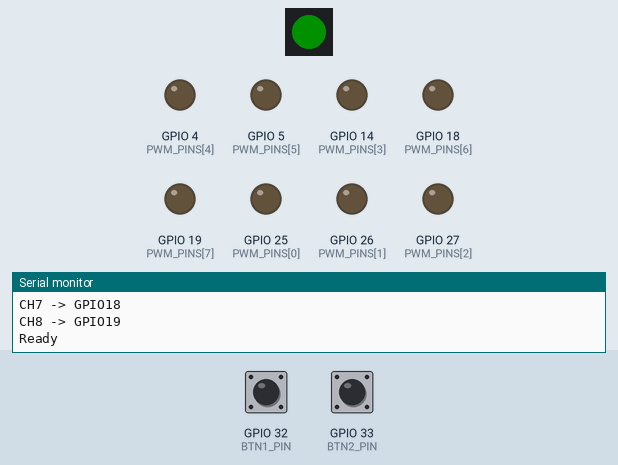
Simulated run of this sketch. Board: ESP32. Shown: 1 RGB LEDs in strip order, left to right, output pins drawn as LEDs (lit = HIGH), the last lines printed to the serial monitor. Inputs (shaded band) come from the test bench; at power-on: GPIO 32 (BTN1_PIN) HIGH, GPIO 33 (BTN2_PIN) HIGH. Dim RGB values are drawn brighter than linear.

Above: at 1.2 s.
1.3 s: GPIO 32 (BTN1_PIN) pulled LOW for 0.15 s
At 1.45 s:
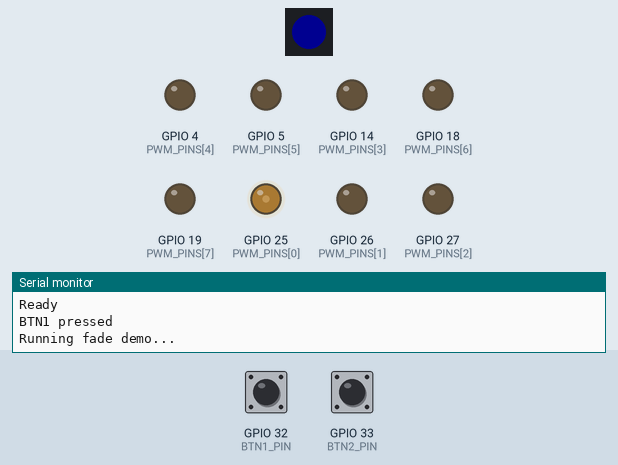
7.3 s: GPIO 33 (BTN2_PIN) pulled LOW for 3.2 s
At 10.3 s:
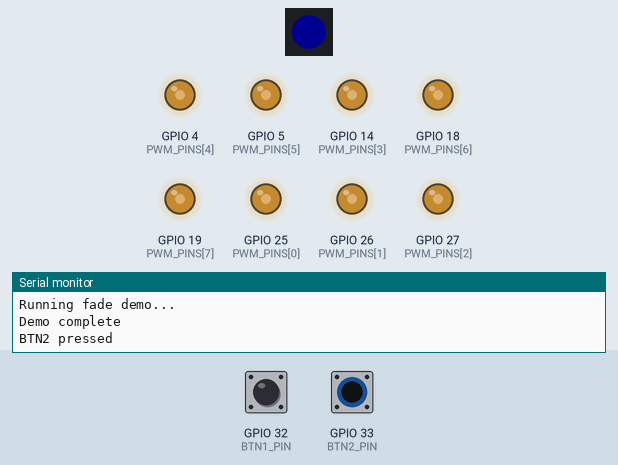
12.0 s: GPIO 32 (BTN1_PIN) pulled LOW for 1 s
At 20.8 s:
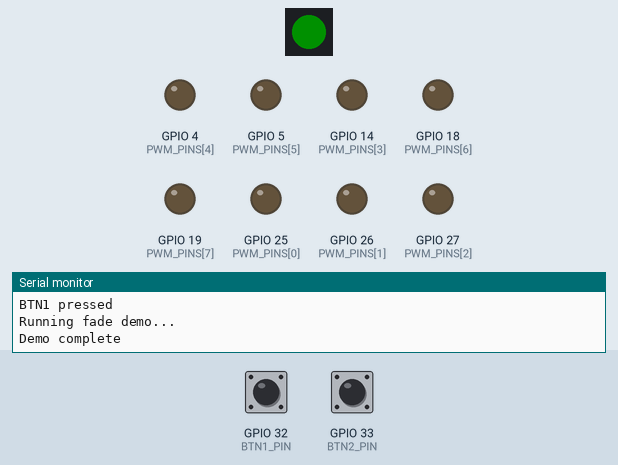
21.0 s: GPIO 32 (BTN1_PIN) pulled LOW for 0.15 s
At 21.45 s:
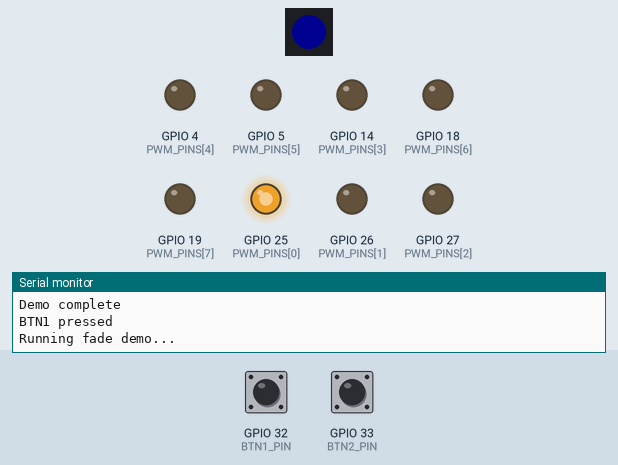
Timing chart, 0 to 25.1 s (numbered marks = the images above; inputs shaded):
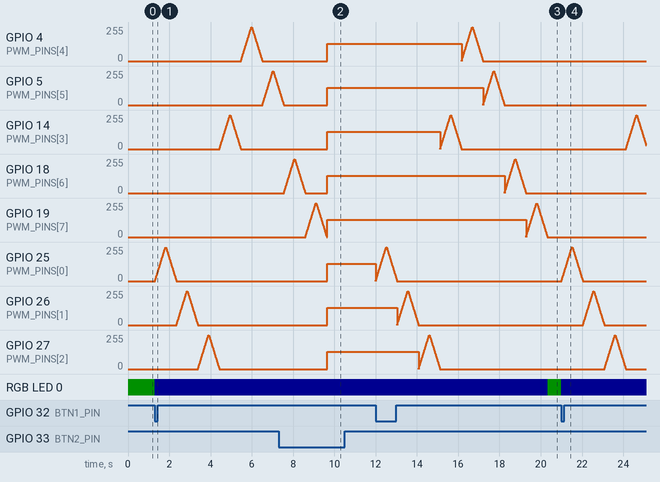

Measured:
- after the input at 1.3 s, GPIO 4 (PWM_PINS[4]), GPIO 14 (PWM_PINS[3]), GPIO 25 (PWM_PINS[0]), GPIO 26 (PWM_PINS[1]), GPIO 27 (PWM_PINS[2]): rises from 0/255 to 255/255 in 0.50 s, then falls to 0/255 in 0.52 s; GPIO 5 (PWM_PINS[5]): rises from 0/255 to 255/255 in 0.50 s, then falls to 125/255 in 0.27 s; RGB LED 0: RGB(0, 16, 0) → RGB(0, 0, 16) at once
- after the input at 7.3 s, GPIO 4 (PWM_PINS[4]), GPIO 14 (PWM_PINS[3]), GPIO 25 (PWM_PINS[0]), GPIO 26 (PWM_PINS[1]), GPIO 27 (PWM_PINS[2]): 0/255 → 128/255 after 2.3 s
- after the input at 12.0 s, RGB LED 0: RGB(0, 0, 16) → RGB(0, 16, 0) after 8.3 s
- after the input at 21.0 s, GPIO 14 (PWM_PINS[3]): rises from 0/255 to 255/255 in 0.50 s, then falls to 30/255 in 0.46 s; GPIO 25 (PWM_PINS[0]), GPIO 26 (PWM_PINS[1]), GPIO 27 (PWM_PINS[2]): rises from 0/255 to 255/255 in 0.50 s, then falls to 0/255 in 0.52 s; RGB LED 0: RGB(0, 16, 0) → RGB(0, 0, 16) at once

The sketch:

led_dimmer.ino
```cpp
/*
 * LED Dimmer Controller
 * Supports 4 or 8 channel boards
 *
 * Configuration: Set NUM_CHANNELS to 4 or 8
 */

#include <Arduino.h>
#include <Adafruit_NeoPixel.h>

// ============================================
// BOARD CONFIGURATION - CHANGE THIS
// ============================================
#define NUM_CHANNELS    8       // Set to 4 or 8

// ============================================
// PIN DEFINITIONS
// ============================================
#define WS2812_PIN      16
#define BTN1_PIN        32
#define BTN2_PIN        33

// PWM Channel GPIO mappings
// Channels 1-4 are common to both board variants
// Channels 5-8 only populated on 8-channel board
const uint8_t PWM_PINS[] = {
    25,     // CH1
    26,     // CH2
    27,     // CH3
    14,     // CH4
    4,      // CH5 (8-ch only)
    5,      // CH6 (8-ch only)
    18,     // CH7 (8-ch only)
    19      // CH8 (8-ch only)
};

// ============================================
// PWM CONFIGURATION
// ============================================
#define PWM_FREQ        5000    // 5kHz - good for most LEDs
#define PWM_RESOLUTION  8       // 8-bit (0-255)

// ============================================
// STATUS LED COLOURS
// ============================================
#define STATUS_READY    0x001000    // Dim green
#define STATUS_ACTIVE   0x000010    // Dim blue
#define STATUS_ERROR    0x100000    // Dim red
#define STATUS_BTN      0x101000    // Yellow on button press

// ============================================
// GLOBAL VARIABLES
// ============================================
Adafruit_NeoPixel statusLed(1, WS2812_PIN, NEO_GRB + NEO_KHZ800);

uint8_t channelValues[NUM_CHANNELS] = {0};
bool btn1Pressed = false;
bool btn2Pressed = false;
uint32_t lastDebounce = 0;
const uint32_t DEBOUNCE_MS = 50;

// ============================================
// FUNCTION PROTOTYPES
// ============================================
void initPWM();
void setChannel(uint8_t channel, uint8_t value);
void setAllChannels(uint8_t value);
void updateButtons();
void setStatus(uint32_t colour);
void fadeDemo();

// ============================================
// SETUP
// ============================================
void setup() {
    Serial.begin(115200);
    Serial.println();
    Serial.print("LED Dimmer - ");
    Serial.print(NUM_CHANNELS);
    Serial.println(" Channel");

    // Validate configuration
    #if NUM_CHANNELS != 4 && NUM_CHANNELS != 8
        #error "NUM_CHANNELS must be 4 or 8"
    #endif

    // Init PWM channels
    initPWM();

    // Init button inputs
    pinMode(BTN1_PIN, INPUT_PULLUP);
    pinMode(BTN2_PIN, INPUT_PULLUP);

    // Init status LED
    statusLed.begin();
    setStatus(STATUS_READY);

    Serial.println("Ready");
}

// ============================================
// MAIN LOOP
// ============================================
void loop() {
    updateButtons();

    // Example: Button 1 triggers fade demo
    if (btn1Pressed) {
        btn1Pressed = false;
        setStatus(STATUS_ACTIVE);
        fadeDemo();
        setStatus(STATUS_READY);
    }

    // Example: Button 2 toggles all channels
    static bool allOn = false;
    if (btn2Pressed) {
        btn2Pressed = false;
        allOn = !allOn;
        setAllChannels(allOn ? 128 : 0);
        setStatus(allOn ? STATUS_ACTIVE : STATUS_READY);
    }

    // Add your control logic here
    // e.g., serial commands, WiFi, MQTT, etc.

    delay(10);
}

// ============================================
// PWM INITIALISATION
// ============================================
void initPWM() {
    for (uint8_t i = 0; i < NUM_CHANNELS; i++) {
        // ESP32 Arduino 3.x API
        ledcAttach(PWM_PINS[i], PWM_FREQ, PWM_RESOLUTION);
        ledcWrite(PWM_PINS[i], 0);  // Start with all off

        Serial.print("CH");
        Serial.print(i + 1);
        Serial.print(" -> GPIO");
        Serial.println(PWM_PINS[i]);
    }
}

// ============================================
// SET SINGLE CHANNEL (0-indexed)
// ============================================
void setChannel(uint8_t channel, uint8_t value) {
    if (channel >= NUM_CHANNELS) return;

    channelValues[channel] = value;
    ledcWrite(PWM_PINS[channel], value);
}

// ============================================
// SET ALL CHANNELS TO SAME VALUE
// ============================================
void setAllChannels(uint8_t value) {
    for (uint8_t i = 0; i < NUM_CHANNELS; i++) {
        setChannel(i, value);
    }
}

// ============================================
// BUTTON HANDLING WITH DEBOUNCE
// ============================================
void updateButtons() {
    if (millis() - lastDebounce < DEBOUNCE_MS) return;

    static bool lastBtn1 = true;
    static bool lastBtn2 = true;

    bool currentBtn1 = digitalRead(BTN1_PIN);
    bool currentBtn2 = digitalRead(BTN2_PIN);

    // Detect falling edge (button press)
    if (lastBtn1 && !currentBtn1) {
        btn1Pressed = true;
        lastDebounce = millis();
        Serial.println("BTN1 pressed");
    }

    if (lastBtn2 && !currentBtn2) {
        btn2Pressed = true;
        lastDebounce = millis();
        Serial.println("BTN2 pressed");
    }

    lastBtn1 = currentBtn1;
    lastBtn2 = currentBtn2;
}

// ============================================
// STATUS LED CONTROL
// ============================================
void setStatus(uint32_t colour) {
    statusLed.setPixelColor(0, colour);
    statusLed.show();
}

// ============================================
// DEMO: SEQUENTIAL FADE
// ============================================
void fadeDemo() {
    Serial.println("Running fade demo...");

    // Fade each channel up and down sequentially
    for (uint8_t ch = 0; ch < NUM_CHANNELS; ch++) {
        // Fade up
        for (int val = 0; val <= 255; val += 5) {
            setChannel(ch, val);
            delay(10);
        }
        // Fade down
        for (int val = 255; val >= 0; val -= 5) {
            setChannel(ch, val);
            delay(10);
        }
    }

    Serial.println("Demo complete");
}

// ============================================
// OPTIONAL: SERIAL COMMAND INTERFACE
// ============================================
/*
 * Uncomment and add to loop() for serial control:
 *
 * Format: "CHx:yyy" where x = channel (1-8), yyy = value (0-255)
 * Example: "CH1:128" sets channel 1 to 50%
 *
 * Or: "ALL:yyy" to set all channels
 */

/*
void processSerial() {
    if (Serial.available()) {
        String cmd = Serial.readStringUntil('\n');
        cmd.trim();

        if (cmd.startsWith("ALL:")) {
            int val = cmd.substring(4).toInt();
            val = constrain(val, 0, 255);
            setAllChannels(val);
            Serial.print("All channels -> ");
            Serial.println(val);
        }
        else if (cmd.startsWith("CH")) {
            int colonIdx = cmd.indexOf(':');
            if (colonIdx > 2) {
                int ch = cmd.substring(2, colonIdx).toInt() - 1;  // Convert to 0-indexed
                int val = cmd.substring(colonIdx + 1).toInt();
                val = constrain(val, 0, 255);

                if (ch >= 0 && ch < NUM_CHANNELS) {
                    setChannel(ch, val);
                    Serial.print("CH");
                    Serial.print(ch + 1);
                    Serial.print(" -> ");
                    Serial.println(val);
                }
            }
        }
    }
}
*/
```
